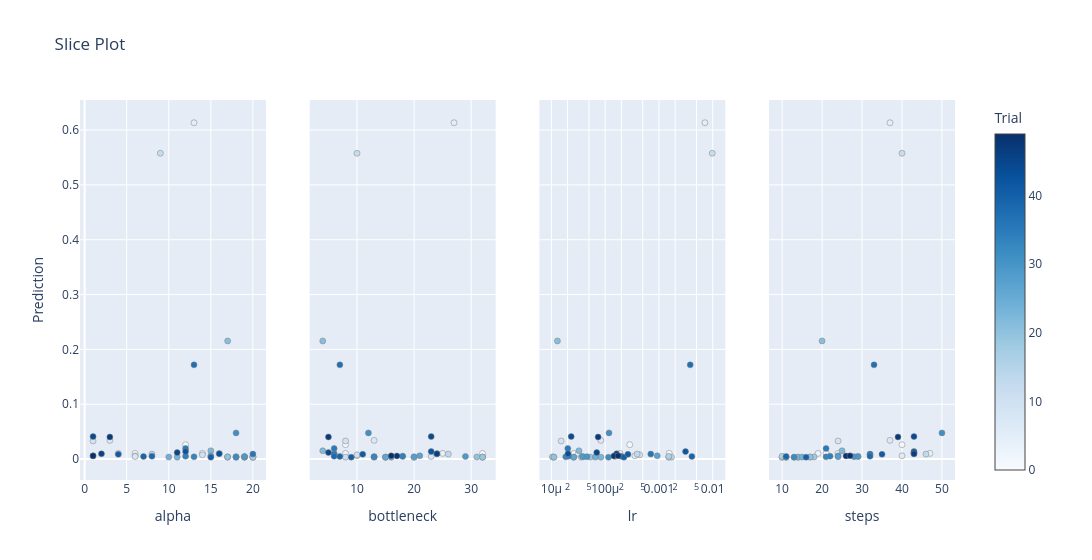

Here is the notebook cell this chart was saved with:
### Code cell
optuna.visualization.plot_slice(study,target=lambda t: t.values[1], target_name="Prediction")
